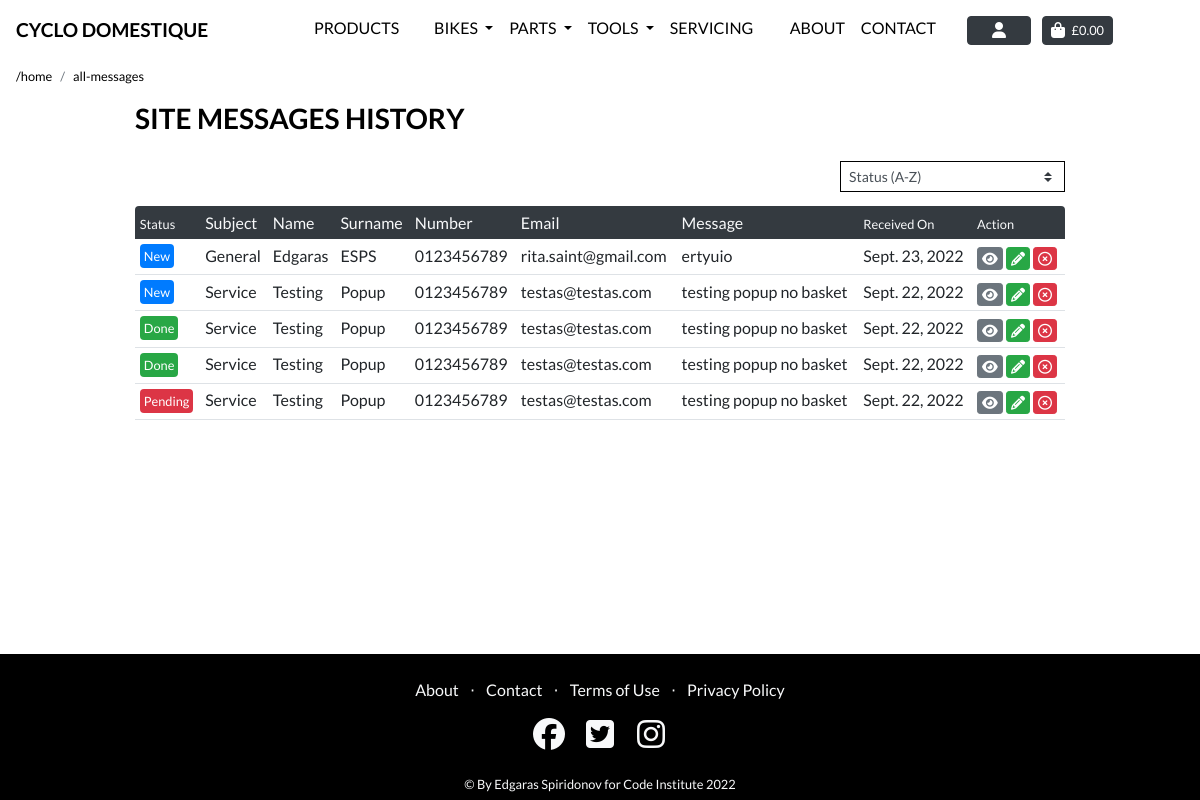
/contact/all-messages/ (signed in), run on the app's committed database.
### contact/models.py (models this page shows, shortened)
class ContactForm(models.Model):
    subject_type = models.CharField(max_length=100, null=True, blank=False)
    first_name = models.CharField(max_length=50, null=True, blank=True)
    last_name = models.CharField(max_length=50, null=True, blank=True)
    contact_number = models.CharField(max_length=20, null=True, blank=True)
    email_address = models.EmailField(max_length=50, null=True, blank=False)
    message = models.TextField(max_length=1000, null=True, blank=True)
    received_date = models.DateField(auto_now_add=True)
    status = models.IntegerField(choices=STATUS, default=0)
    class Meta:
        ordering = ['-received_date']

### contact/views.py (the view, shortened to what this page needs)
# urls.py: path('all-messages/', views.site_messages, name='site_messages'),
@login_required
def site_messages(request):
    all_messages = ContactForm.objects.all()
    categories = None
    sort = None
    direction = None
    current_sorting = f'{sort}_{direction}'
    template = 'contact/contact_messages.html'
    context = {
        'all_messages': all_messages,
        'current_categories': categories,
        'current_sorting': current_sorting,
        'on_inventory_page': True,
    }
    return render(request, template, context)

### contact/templates/contact/contact_messages.html (shortened to what this page needs)
{% extends "base.html" %}
{% load static %}
{% block extra_css %}
<link rel="stylesheet" href="{% static 'profiles/css/profile.css' %}">
<link rel="stylesheet" href="{% static 'css/page_navbar.css' %}">
{% endblock %}
{% block page_header %}
<div class="header-container">
</div>
{% endblock %}
{% block content %}
<div class="ml-3">
    <div class="col-md-12 px-0 mb-1">
        <nav aria-label="breadcrumb">
            <ol class="breadcrumb bg-transparent pl-0 mb-0  small">
                <li class="breadcrumb-item"><a class="text-black text-lowercase" href="/">/home</a></li>
                <li class="breadcrumb-item"><a class="text-black text-lowercase"
                        href="/contact/all-messages">all-messages</a></li>
            </ol>
        </nav>
    </div>
</div>
<div class="container header-mobile">
    <div class="row">
        <div class="col">
            <h3 class="text-black text-uppercase font-weight-bold mb-3 text-left"> Site Messages History</h3>
        </div>
    </div>
    <div class="row mt-1 mb-2">
        <div class="col-6">
            <a class="btn btn-sm my-3 text-white text-left" href=""></a>
        </div>
        <div class="col-6  my-auto  order-md-last d-flex justify-content-center justify-content-md-end">
            <div class="sort-select-wrapper w-50">
                <select id="sort-selector"
                    class="custom-select custom-select-sm rounded-0 border border-{% if current_sorting != 'None_None' %}black{% else %}black{% endif %}">
                    <option value="status_desc" {% if current_sorting == 'status_desc' %}selected{% endif %}>Status
                        (A-Z)</option>
                </select>
            </div>
        </div>
    </div>
    <div class="row mob-nav-header-hide">
        <div class="col-12">
            <div class="order-history table-responsive rounded">
                <table class="table table-sm table-borderless">
                    <thead class="rounded">
                        <tr class="text-light bg-dark rounded py-1 px-1">
                            <th class="font-weight-normal small">Status</th>
                            <th class="font-weight-normal">Subject</th>
                            <th class="font-weight-normal">Name</th>
                            <th class="font-weight-normal">Surname</th>
                            <th class="font-weight-normal">Number</th>
                            <th class="font-weight-normal">Email</th>
                            <th class="font-weight-normal">Message</th>
                            <th class="font-weight-normal small">Received On</th>
                            <th class="font-weight-normal small">Action</th>
                        </tr>
                    </thead>
                    <tbody>
                        {% for contact in all_messages %}
                        <div>
                            <tr class="border-bottom">
                                <td class="pt-2 small ">
                                    {% if contact.status == 1 %}
                                    <span class="p-1 rounded bg-danger text-white ">Pending</span>
                                    {% elif contact.status == 2 %}
                                    <span class="p-1 rounded bg-success text-white">Done</span>
                                    {% else %}
                                    <span class="p-1 rounded bg-primary text-white">New</span>
                                    {% endif %}
                                </td>
                                <td>{{ contact.subject_type }}</td>
                                <td>{{ contact.first_name }}</td>
                                <td>{{ contact.last_name }}</td>
                                <td>{{ contact.contact_number }}</td>
                                <td>{{ contact.email_address }}</td>
                                <td>{{ contact.message }}</td>
                                <td>{{ contact.received_date }}</td>
                                <td>
                                    <div>
                                        <a class="btn btn-secondary btn-sm text-white py-0 px-1"
                                            href="{% url 'view_message' pk=contact.pk %}"><i class="fas fa-eye"></i></a>
                                        <a class="btn btn-success btn-sm text-white py-0 px-1"
                                            href="{% url 'edit_message' pk=contact.pk %}"><i
                                                class="fas fa-pencil-alt"></i></a>
                                        <a class="btn btn-danger btn-sm text-white py-0 px-1"
                                            href="{% url 'delete_message' pk=contact.pk %}"><i
                                                class="far fa-times-circle"></i></a>
                                    </div>
                                </td>
                            </tr>
                        </div>
                        {% endfor %}
                    </tbody>
                </table>
            </div>
        </div>
    </div>
</div>
{% include "includes/footer.html" %}
{% endblock %}

### static/css/base.css (style rules this page uses)
html { height: 100%; margin: 0; }
body { padding-bottom: calc(20vh); position: relative; min-height: 100%; font-family: 'Lato'; overflow-x: hidden; }
.text-black { color: black !important; }
.border-black { border: 1px solid black !important; }
@media (min-width: 1200px) { .container { max-width: 80%; } }
.header-container { padding-top: 55px; }
@media (min-width: 991px) { .header-container { padding-top: 55px; } }

### profiles/static/profiles/css/profile.css (style rules this page uses)
.order-history { max-height: 600px; overflow-y: auto; }

### data on the page
ContactForm: status "New", subject_type "General", first_name "Edgaras", last_name "ESPS", contact_number "0123456789", email_address "rita.saint@gmail.com", message "ertyuio", received_date "Sept. 23, 2022"
ContactForm: status "New", subject_type "Service", first_name "Testing", last_name "Popup", contact_number "0123456789", email_address "testas@testas.com", message "testing popup no basket", received_date "Sept. 22, 2022"
ContactForm: status "Done", subject_type "Service", first_name "Testing", last_name "Popup", contact_number "0123456789", email_address "testas@testas.com", message "testing popup no basket", received_date "Sept. 22, 2022"
ContactForm: status "Done", subject_type "Service", first_name "Testing", last_name "Popup", contact_number "0123456789", email_address "testas@testas.com", message "testing popup no basket", received_date "Sept. 22, 2022"
ContactForm: status "Pending", subject_type "Service", first_name "Testing", last_name "Popup", contact_number "0123456789", email_address "testas@testas.com", message "testing popup no basket", received_date "Sept. 22, 2022"
